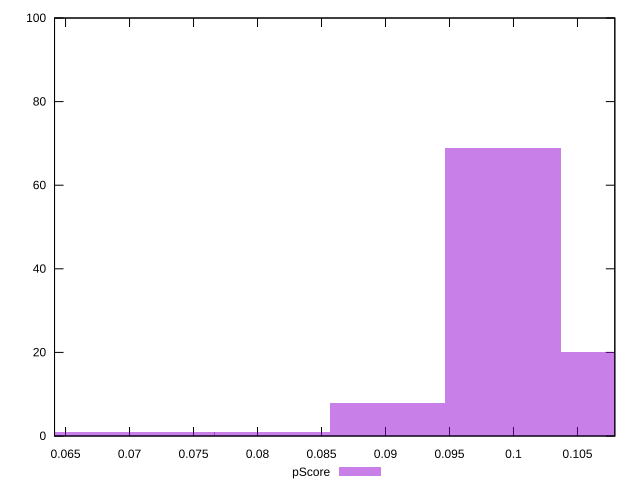

Recreate this plot in gnuplot.
reset

$pScore <<EOF
0.0631142252687877 1
0.07213054316432879 1
0.08114686105986989 1
0.09917949685095209 69
0.09016317895541098 8
0.10819581474649319 20
EOF

set key outside below
set boxwidth 0.009016317895541099
set xrange [0.06413870022161039:0.10791853438740917]
set yrange [0:100]
set trange [0:100]
set style fill transparent solid 0.5 noborder
set terminal svg size 640, 490 enhanced background rgb 'white'
set output "report_00017_2021-02-10T15-08-03.406Z/interactive/samples/pages+cached/pScore/histogram.svg"

plot $pScore title "pScore" with boxes

reset
